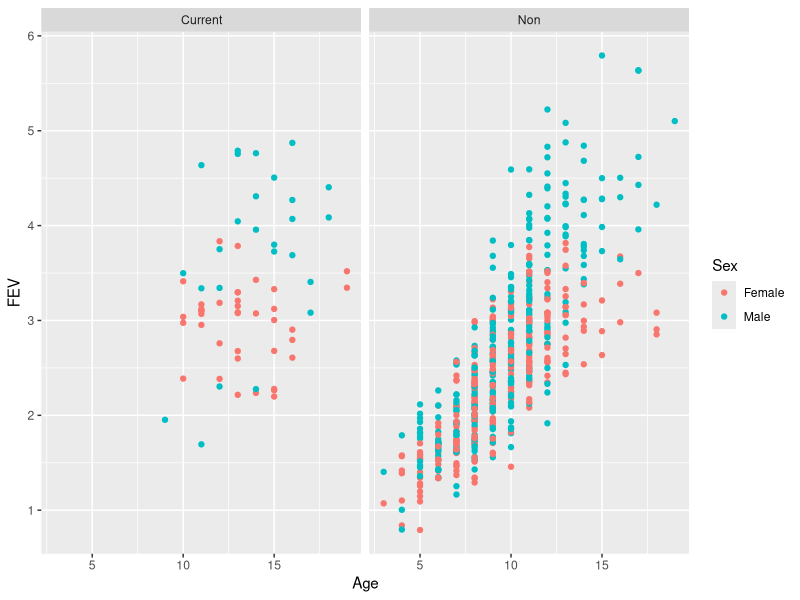
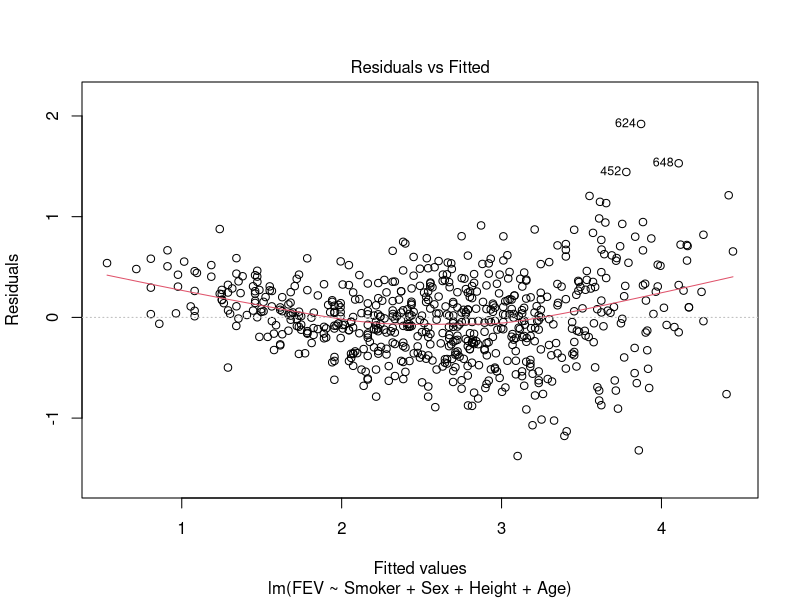
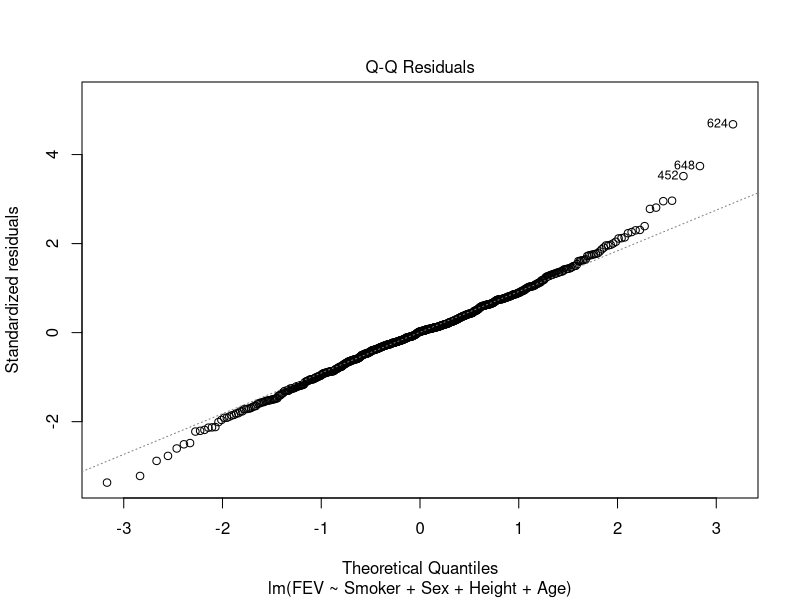
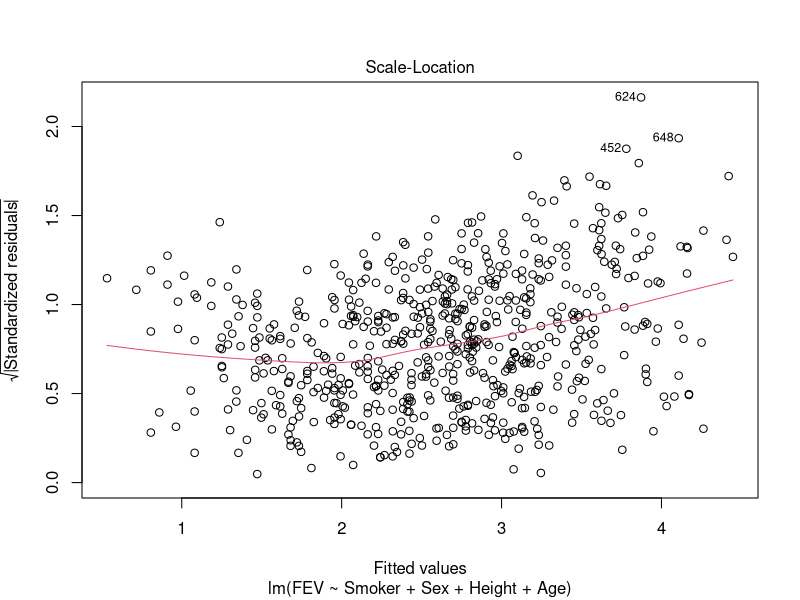
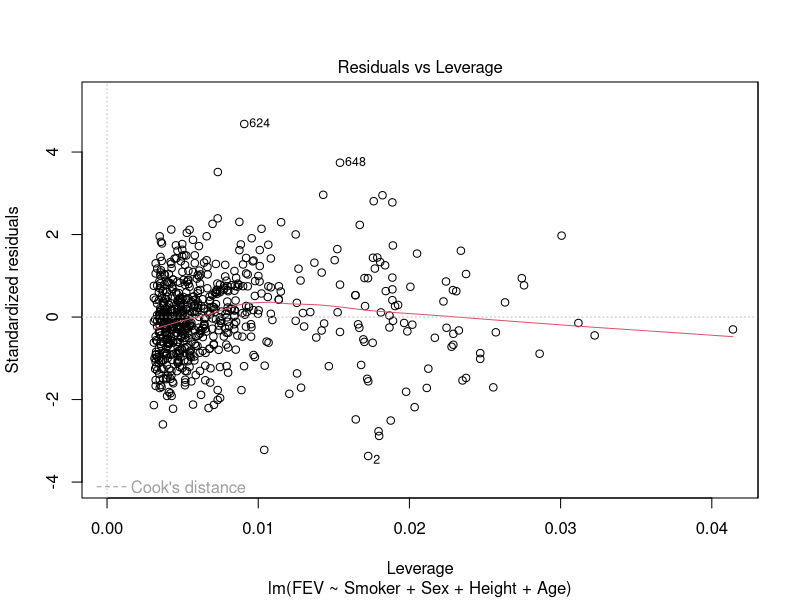
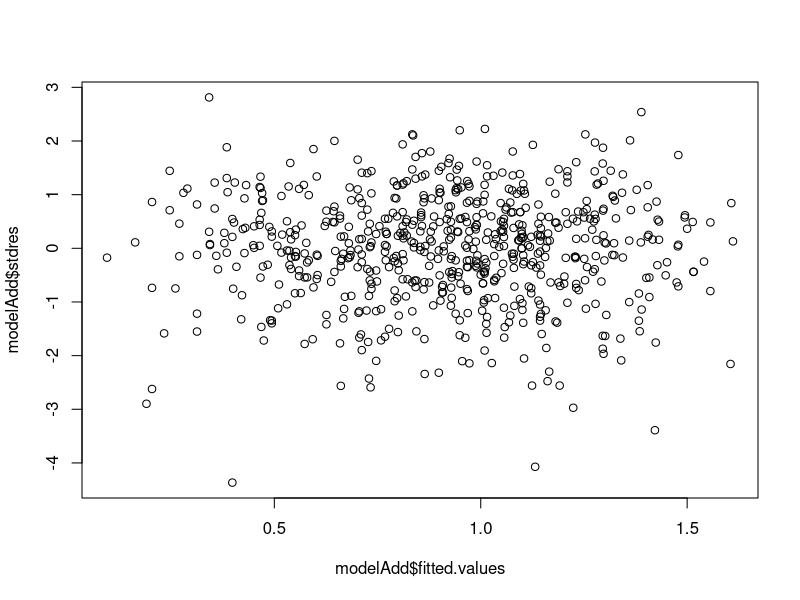
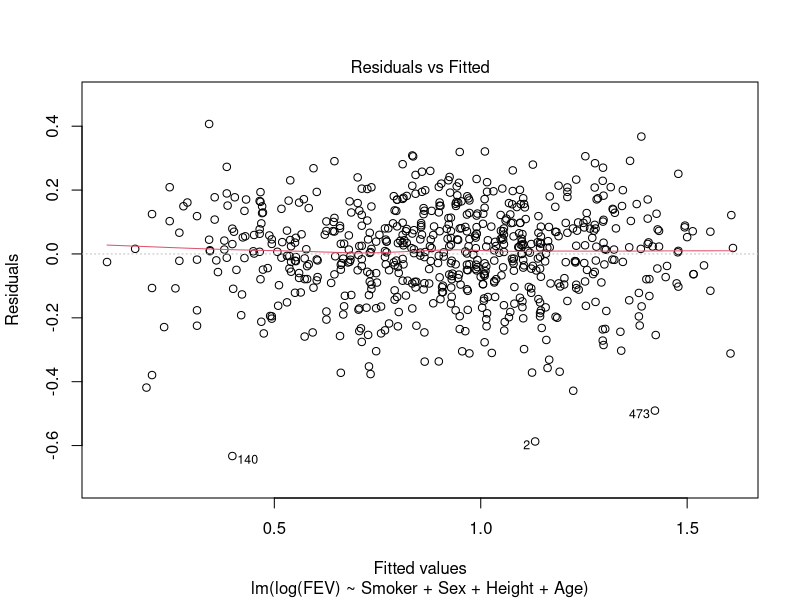
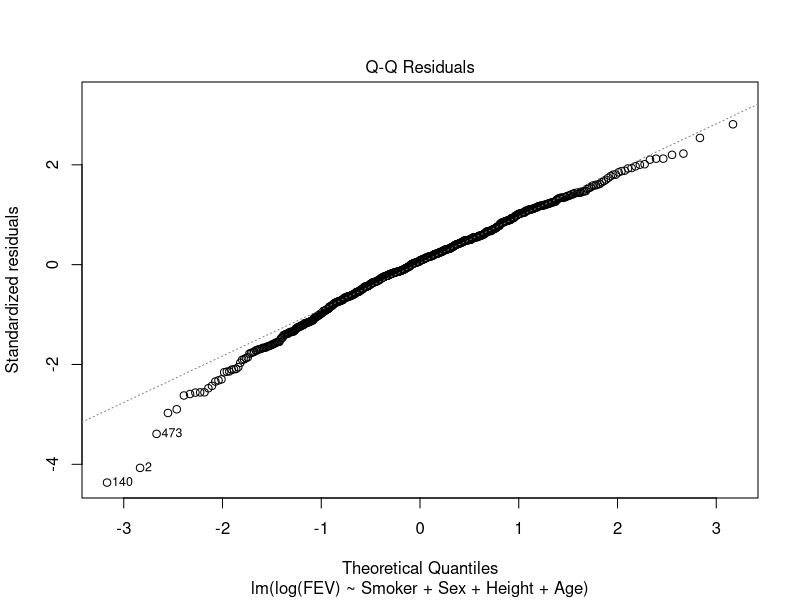

Recreate these plots in R, in order.
#Final Data Analysis, Stats 210a

#Set wd to wherever data is downloaded to
#setwd('C:/Users/rjtho/OneDrive/Desktop/Stats210/FinalAnalysis')

library(ggplot2)
LungDat=read.csv('lung.csv')

attach(LungDat)

#exploratory plot, FEV is dependent measure of lung health (Forced ? Volume), wrap is smoking

ggplot(aes(x=Age,y=FEV,group=Sex,color=Sex),data=LungDat)+ 
   geom_point()+
   facet_wrap(~Smoker)

#standard model, no interaction/transformation. Violations linear data as shown by Residuals on FEV
normmodelAdd=lm(FEV~ Smoker+Sex+Height+Age)
summary(normmodelAdd)
plot(normmodelAdd)

#Log transformed data, largely corrects for non linear pattern. Possible non-normality caused by few outliers,
#but not enough information to justify removing outliers.
modelAdd=lm(log(FEV) ~ Smoker+Sex+Height+Age)
modelAdd$stdres=rstandard(modelAdd)
summary(modelAdd)
plot(modelAdd$fitted.values,modelAdd$stdres)
plot(modelAdd)

#Interaction model
modelInt=lm(log(FEV) ~ Smoker*(Height+Sex+Age))
summary(modelInt)
anova(modelInt)
plot(modelInt)

#Model comparison yielded F=.79 to test whether all interaction coefficients were 0, hence simple additive model
#is adequete

##Basic model validation to test for overfitting.
TIndex=sample(nrow(LungDat),400)
LungDatFit=LungDat[TIndex,]
LungDatTest=LungDat[-TIndex,]

modelAdd=lm(log(FEV) ~ Smoker+Sex+Height+Age+Height,data=LungDatFit)
summary(modelAdd)
anova(modelAdd)

predictions=predict(modelAdd,LungDatTest)
error=(log(LungDatTest$FEV)-predictions)^2
mean(error)





